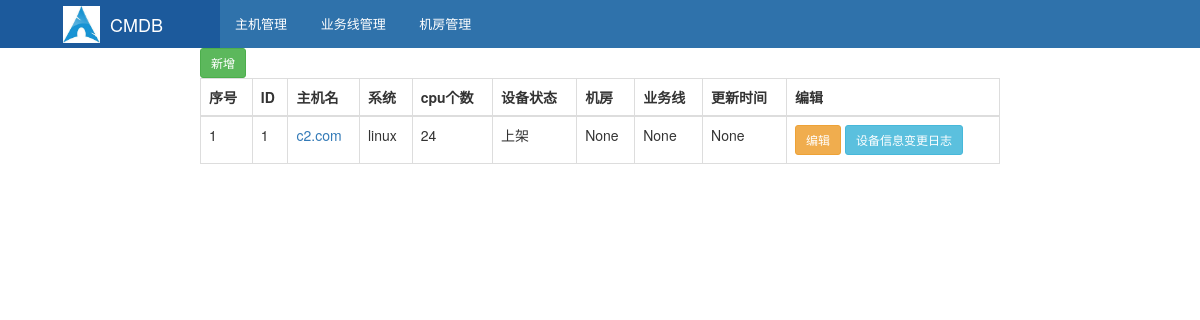
Page /server/list/ on the earlier database version.
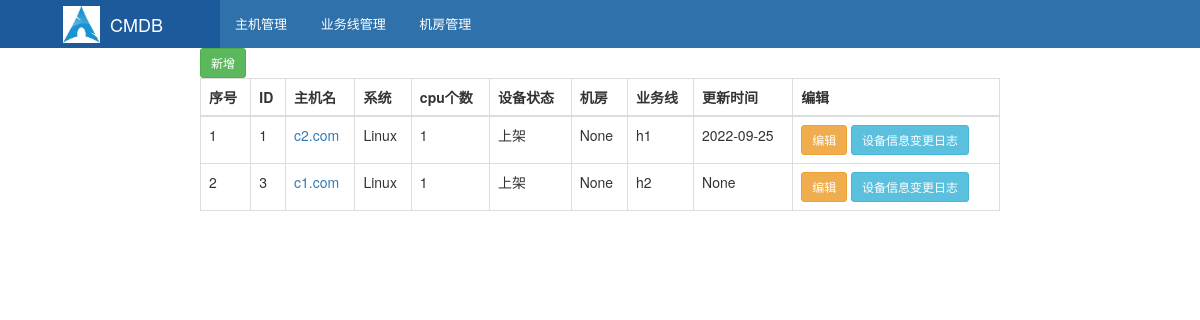
Same page on the later database version.
### repository/models.py (models this page shows, shortened)
class Server(models.Model):
    device_status_choices = (
        (1, '上架'),
        (2, '在线'),
        (3, '离线'),
        (4, '下架'),
    )
    device_status_id = models.IntegerField('设备状态', choices=device_status_choices, default=1)
    idc = models.ForeignKey('IDC', verbose_name='IDC机房', null=True, blank=True, on_delete=models.CASCADE)
    cabinet_num = models.CharField('机柜号', max_length=30, null=True, blank=True)
    cabinet_order = models.CharField('机柜中序号', max_length=30, null=True, blank=True)
    business_unit = models.ForeignKey('BusinessUnit', verbose_name='属于的业务线', null=True, blank=True,
                                      on_delete=models.CASCADE)
    hostname = models.CharField('主机名', max_length=128, unique=True)
    os_platform = models.CharField('系统', max_length=16, null=True, blank=True)
    os_version = models.CharField('系统版本', max_length=16, null=True, blank=True)
    sn = models.CharField('SN号', max_length=64, db_index=True,null=True,blank=True)
    manufacturer = models.CharField(verbose_name='制造商', max_length=64, null=True, blank=True)
    model = models.CharField('型号', max_length=64, null=True, blank=True)
    cpu_count = models.IntegerField('CPU个数', null=True, blank=True)
    cpu_physical_count = models.IntegerField('CPU物理个数', null=True, blank=True)
    cpu_model = models.CharField('CPU型号', max_length=128, null=True, blank=True)
    latest_date = models.DateField('最后更新时间', blank=True,null=True)
    create_at = models.DateTimeField(auto_now_add=True, blank=True)
    class Meta:
        verbose_name_plural = "服务器表"

class BusinessUnit(models.Model):
    name = models.CharField('业务线', max_length=64, unique=True)
    class Meta:
        verbose_name_plural = "业务线表"
    def __str__(self):
        return self.name

### web/views.py (the view)
# urls.py: re_path(r'^server/list/', views.server, name='server'),
def server(request):
    all_servers = models.Server.objects.all()
    return render(request, 'web/server.html', {'all_servers': all_servers})

### web/templates/web/server.html
{% extends 'layout.html' %}
{% block content %}
    <a class="btn btn-success btn-sm" href="{% url 'server_add' %}">新增</a>
    <table class="table table-hover table-bordered">
        <thead>
        <tr>
            <th>序号</th>
            <th>ID</th>
            <th>主机名</th>
            <th>系统</th>
            <th>cpu个数</th>
            <th>设备状态</th>
            <th>机房</th>
            <th>业务线</th>
            <th>更新时间</th>
            <th>编辑</th>
        </tr>
        </thead>
        <tbody>
        {% for server in all_servers %}
            <tr>
                <td>{{ forloop.counter }}</td>
                <td>{{ server.pk }}</td>
                <td><a href="{% url 'server_detail' server.pk %}">{{ server.hostname }}</a></td>
                <td>{{ server.os_platform }}</td>
                <td>{{ server.cpu_count }}</td>
                <td>{{ server.get_device_status_id_display }}</td>
                <td>{{ server.idc }}</td>
                <td>{{ server.business_unit }}</td>
                <td>{{ server.latest_date }}</td>
                <td>
                    <a class="btn btn-warning btn-sm" href="{% url 'server_edit' server.pk %}">编辑</a>
                    <a class="btn btn-info btn-sm" href="{% url 'server_record' server.pk %}">设备信息变更日志</a>
                </td>
            </tr>
        {% endfor %}
        </tbody>
    </table>
{% endblock %}

### templates/layout.html (shortened to what this page needs)
{% load staticfiles %}
<!DOCTYPE html>
<html lang="en">
<head>
    <link rel="stylesheet" href="{% static 'plugins/bootstrap/css/bootstrap.css' %} "/>
    <link rel="stylesheet" href="{% static 'plugins/font-awesome/css/font-awesome.css' %} "/>
    <link rel="stylesheet" href="{% static 'css/commons.css' %} "/>
    <link rel="stylesheet" href="{% static 'css/nav.css' %} "/>
</head>
<body>
<div class="pg-header">
    <div class="nav">
        <div class="logo-area left">
            <a href="#">
                <img class="logo" src="{% static 'imgs/archlinux.jpeg' %}">
                <span style="font-size: 18px;">CMDB </span>
            </a>
        </div>
        <div class="left-menu left">
            <a class="menu-item" href="{% url 'server' %}">主机管理</a>
            <a class="menu-item" href="{% url 'business_unit' %}">业务线管理</a>
            <a class="menu-item">机房管理</a>
        </div>
    </div>
</div>
<div class="pg-body">
    <div class="body" style="padding-right: 200px; padding-left: 200px">
        {% block content %} {% endblock %}
    </div>
</div>
</body>
</html>

### static/css/commons.css (style rules this page uses)
body { margin: 0; }
img { border: 0; }
.left { float: left; }

### static/css/nav.css (style rules this page uses)
.nav { min-width: 980px; height: 48px; background-color: #2F72AB; color: #ffffff; line-height: 48px; overflow: visible; font-size: 12px; }
.nav .logo-area { width: 220px; overflow: hidden; height: 48px; text-align: center; background-color: #1c5a9c; }
.nav .logo-area > a { color: #ffffff; text-decoration: none; display: inline-block; }
.nav .logo-area .logo { height: 37px; width: 37px; float: left; margin: 6px; margin-right: 10px; }
.nav .left-menu { font-size: 13px; }
.nav .left-menu .menu-item { display: inline-block; padding: 0 15px; cursor: pointer; position: relative; color: white; text-decoration: none; }

### templates/layout.html (style rules this page uses)
body { margin: 0; }

Differences in the rows shown:
changed Server "c2.com": os_platform "linux" → "Linux"; cpu_count "24" → "1"; business_unit "None" → "h1"; latest_date "None" → "2022-09-25"
added Server: pk "3", hostname "c1.com", os_platform "Linux", cpu_count "1", device_status_id "上架", idc "None", business_unit "h2", latest_date "None"
